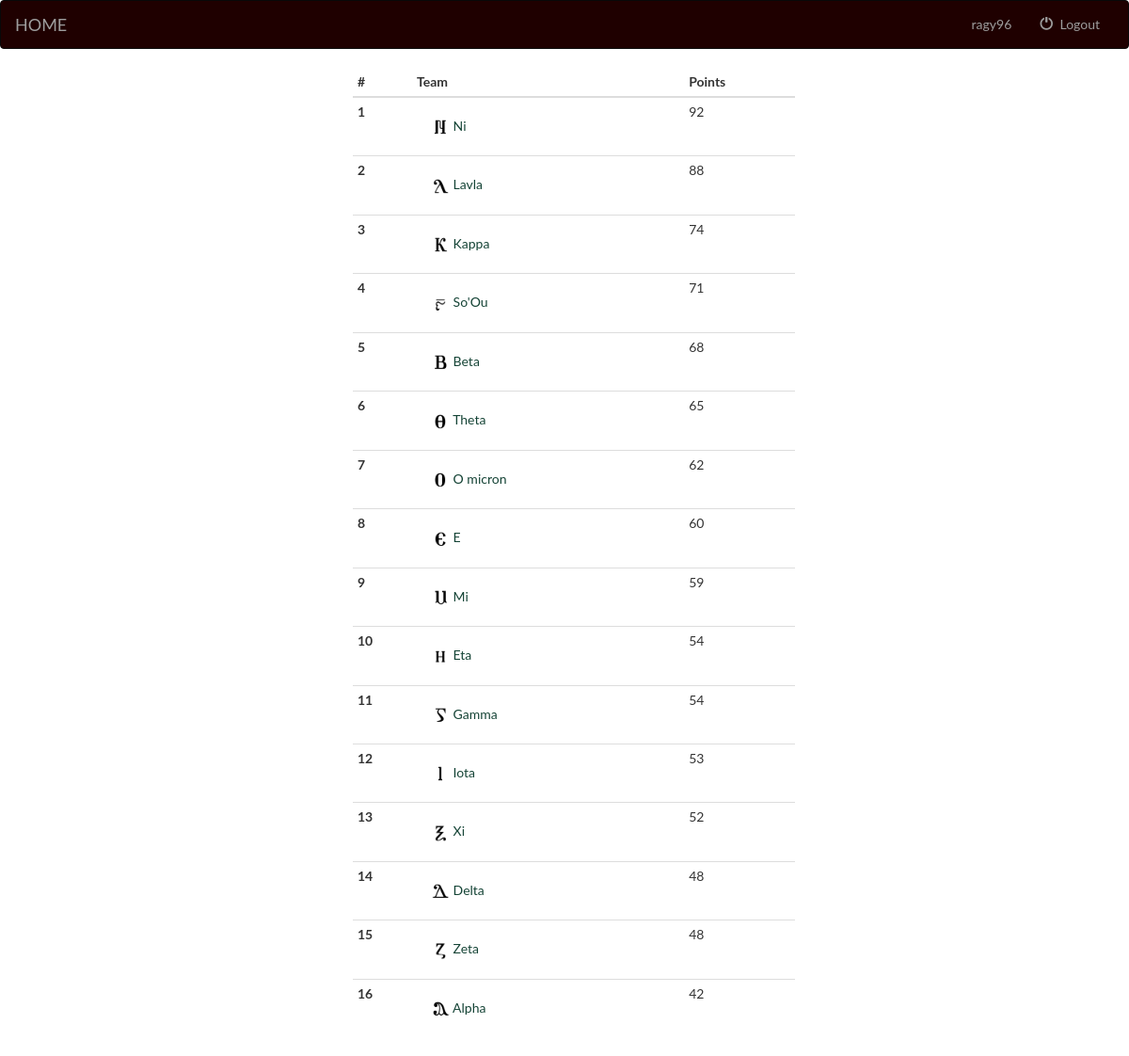
The app's page /index/ (signed in) with its own data.
### accounts/models.py (models this page shows, shortened)
class Team(models.Model):
    name = models.CharField(max_length=500,blank=True,default=' ')
    points = models.IntegerField(default=0, blank=False)
    avatar = models.ImageField(upload_to='avatars/', blank=True, default='avatars/defaultdp.jpg')
    class Meta:
        verbose_name_plural = 'Team '

### drops_app/views.py (the view)
# urls.py: url(r'^index/', include('drops_app.urls')),
def index(request):
        template = 'accounts/index.html'
        groups = Team.objects.order_by('-points')
        if request.user.is_authenticated:
                user = request.user
                groups = Team.objects.order_by('-points')
                profile = user.profile
                return render(request, template,
                              {'user': user, 'teams': groups, 'profile': profile})
        else:
                return render(request, template,
                              {'teams': groups})

### accounts/templates/accounts/index.html (shortened to what this page needs)
{% extends 'accounts/base.html' %}
{% load staticfiles %}
{% block styles %}
    <link rel="stylesheet" href="{% static 'accounts/index.css' %}">
{% endblock %}
{% block body %}
<div  id="main" class="col-lg-5 col-sm-6" style="position:absolute;left:30%;" >
<table class="table table-condensed" >
  <thead class="thead-inverse">
    <tr>
      <th>#</th>
        <th>Team</th>
        <th>Points</th>
    </tr>
  </thead>
  <tbody>
  {% for Team in teams %}
  	{% if Team == profile.group %}
  <tr class="success">
	  {% else %}
  <tr >
	  {% endif %}
      <th scope="row">{{ forloop.counter }}</th>
      <td style="padding:20px;"><img width="20px" height="20px" src="/media/{{Team.avatar}}"/> <a href="/team/{{Team.id}}"> {{Team.name}}</a></td>
      <td>{{Team.points}}</td>
    </tr>
  {% endfor %}
  </tbody>
</table>
</div>
{% endblock %}

### accounts/templates/accounts/base.html (shortened to what this page needs)
<!DOCTYPE html>
<html lang="en">
<head>
    {% load staticfiles %}
    <link rel="stylesheet" href="https://maxcdn.bootstrapcdn.com/bootstrap/3.3.6/css/bootstrap.min.css">
    {% block styles %}{% endblock %}
</head>
<body >
<nav class="navbar navbar-inverse" style="background-color:#1f0000;">
    <div class="container-fluid">
        <div class="navbar-header">
            <a class="navbar-brand" href="{% url 'drops:index' %}">
                HOME</a>
        </div>
        <div class="collapse navbar-collapse" id="topNavBar">
            <ul class="nav navbar-nav navbar-right">
                <li>
                    {% if request.user.is_superuser == True %}
                        <a  href="/admin">
                            &nbsp; {{ request.user.username }}
                        </a>
                    {% endif %}
                </li>
                {% if request.user.is_authenticated %}
                 <li>
                    <a  href="/logout">
                        <span class="glyphicon glyphicon-off" aria-hidden="true"></span>&nbsp; Logout
                    </a>
                </li>
                {% endif %}
            </ul>
        </div>
    </div>
</nav>
{% block body %}
{% endblock %}
</body>
</html>

### static/accounts/index.css (style rules this page uses)
body { font-family: 'Lato', 'Helvetica Neue', Helvetica, Arial, sans-serif; overflow-x: hidden; }
a, a.active, a:active, a:focus, a:hover { color: #154436; outline: none; }

### records on screen
Team: avatar (picture), name "Ni", points "92"
Team: avatar (picture), name "Lavla", points "88"
Team: avatar (picture), name "Kappa", points "74"
Team: avatar (picture), name "So'Ou", points "71"
Team: avatar (picture), name "Beta", points "68"
Team: avatar (picture), name "Theta", points "65"
Team: avatar (picture), name "O micron", points "62"
Team: avatar (picture), name "E", points "60"
Team: avatar (picture), name "Mi", points "59"
Team: avatar (picture), name "Eta", points "54"
Team: avatar (picture), name "Gamma", points "54"
Team: avatar (picture), name "Iota", points "53"
Team: avatar (picture), name "Xi", points "52"
Team: avatar (picture), name "Delta", points "48"
Team: avatar (picture), name "Zeta", points "48"
Team: avatar (picture), name "Alpha", points "42"

### other values on screen
{{ request.user.username }} "ragy96"
